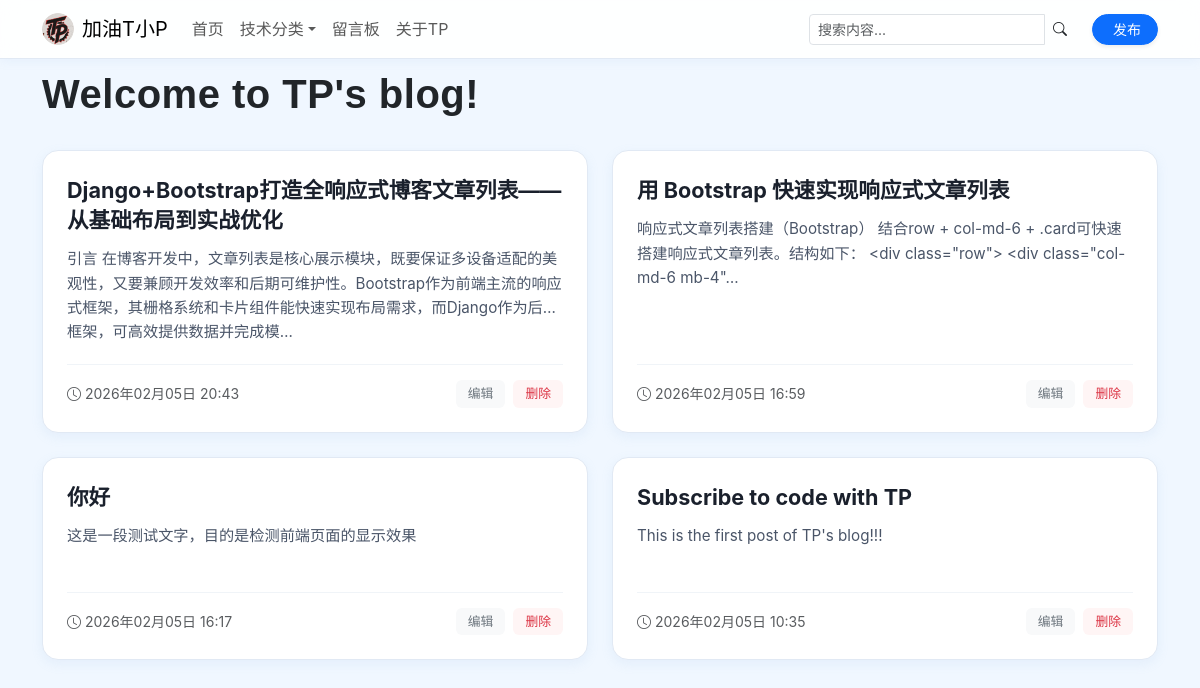
The page / on the database its author committed.
### blog/models.py (models this page shows, shortened)
class Post(models.Model):
    title = models.CharField(max_length=200, verbose_name="文章标题")
    content = models.TextField(verbose_name="正文")
    created_at = models.DateTimeField(
        auto_now_add=True, verbose_name="创建时间（全球标准时间）"
    )
    category = models.ForeignKey(
        Category,
        on_delete=models.SET_NULL,
        null=True,
        blank=True,
        verbose_name="文章分类",
    )
    @property
    def beijing_created_at(self):
        return timezone.localtime(self.created_at)

### blog/views.py (the view)
# urls.py: path("", views.home, name="home"),
def home(request):
    query = request.GET.get("q", "").strip()
    cat_id = request.GET.get("category")
    posts = Post.objects.all()
    if query:
        posts = posts.filter(Q(title__icontains=query) | Q(content__icontains=query))
    if cat_id:
        posts = posts.filter(category_id=cat_id)
    posts = posts.distinct().order_by("-created_at")
    categories = Category.objects.all() # 确保这一行存在
    return render(request, "blog/home.html", {
        "posts": posts,
        "query": query,
        "categories": categories
    })

### blog/templatetags/markdown_extras.py (called while the page is built)
@register.filter(name="markdown")  # 改为 "markdown"，这样 HTML 里才能用 |markdown
def markdown_to_html(markdown_text):
    if not markdown_text:
        return ""
    html_content = markdown.markdown(
        markdown_text, extensions=["extra", "codehilite", "fenced_code"]
    )
    return mark_safe(html_content)

### blog/templates/blog/home.html (shortened to what this page needs)
{% extends 'blog/base.html' %}
{% load markdown_extras %} {% block content %}
  <div class="row mb-4">
    <div class="col">
      <h1 class="display-6" style="font-family: 'Noto Sans SC', sans-serif; font-weight: 600; letter-spacing: 0.5px;">Welcome to TP's blog!</h1>
    </div>
  </div>
  <div class="row">
   {% for post in posts %}
  <div class="col-md-6 mb-4">
    <div class="content-section post-card h-100 d-flex flex-column">
      <div class="post-header">
        <a href="{% url 'post-detail' post.pk %}" class="post-title">
          {{ post.title }}
        </a>
      </div>
      <div class="post-excerpt flex-grow-1">
          {{ post.content|markdown|striptags|truncatechars:120 }}
      </div>
      <div class="post-footer d-flex justify-content-between align-items-center">
        <small class="text-muted">
          <i class="bi bi-clock me-1"></i>{{ post.beijing_created_at|date:'Y年m月d日 H:i' }}
        </small>
        <div class="btn-group gap-2">
          <a href="{% url 'post-update' post.pk %}?next={{ request.get_full_path }}" class="btn-action edit">编辑</a>
          <a href="{% url 'post-delete' post.pk %}?next={{ request.get_full_path }}" class="btn-action delete">删除</a>
        </div>
      </div>
    </div>
  </div>
{% empty %}
  <div class="col-12 text-center py-5">
    <div class="content-section">
      <p class="text-muted mb-0">暂时没有找到文章。 <a href="{% url 'home' %}" class="text-primary text-decoration-none">返回首页</a></p>
    </div>
  </div>
{% endfor %}
  </div>
{% endblock %}

### blog/templates/blog/base.html (shortened to what this page needs)
{% load static %}
<!DOCTYPE html>
<html lang="zh-CN">
  <head>
    <link rel="stylesheet" href="https://cdnjs.cloudflare.com/ajax/libs/highlight.js/11.9.0/styles/atom-one-dark.min.css" />
    <link href="https://cdn.jsdelivr.net/npm/bootstrap@5.3.3/dist/css/bootstrap.min.css" rel="stylesheet" />
    <link rel="stylesheet" href="https://cdn.jsdelivr.net/npm/bootstrap-icons@1.11.0/font/bootstrap-icons.css" />
  </head>
  <body>
    <nav class="navbar navbar-expand-lg fixed-top navbar-light">
      <div class="container">
        <a class="navbar-brand d-flex align-items-center" href="{% url 'home' %}">
          <img src="{% static 'blog/images/logo2.png' %}" alt="Logo" style="height: 32px; width: auto;border-radius: 50%; max-width: 150px; object-fit: contain;" class="me-2" />
          <span>加油T小P</span>
        </a>
        <div class="collapse navbar-collapse" id="navbarNav">
          <ul class="navbar-nav me-auto">
            <li class="nav-item">
              <a class="nav-link" href="{% url 'home' %}">首页</a>
            </li>
            <li class="nav-item dropdown">
              <a class="nav-link dropdown-toggle" href="#" id="catDrop" role="button" data-bs-toggle="dropdown">技术分类</a>
            </li>
            <li class="nav-item">
              <a class="nav-link" href="{% url 'guestbook' %}">留言板</a>
            </li>
            <li class="nav-item">
              <a class="nav-link" href="{% url 'about' %}">关于TP</a>
            </li>
          </ul>
          <div class="d-flex flex-column flex-lg-row align-items-lg-center gap-3">
            <form class="d-flex" action="{% url 'home' %}" method="get">
              <div class="input-group">
                <input type="text" name="q" class="form-control form-control-sm search-input" placeholder="搜索内容..." aria-label="Search" />
                <button class="btn btn-sm search-btn" type="submit"><i class="bi bi-search"></i></button>
              </div>
            </form>
            <a href="{% url 'post-create' %}?next={{ request.get_full_path }}" class="btn btn-primary btn-sm rounded-pill px-3 shadow-sm"> 发布</a>
          </div>
        </div>
      </div>
    </nav>
    <main class="container">
      {% block content %}
      {% endblock %}
    </main>
  </body>
</html>

### blog/templates/blog/base.html (style rules this page uses)
:root { --primary-blue: #2d6bc8; --hover-blue: #1f5099; --bg-light-blue: #f0f7ff; --border-color: #e1e9f4; }
body { background-color: var(--bg-light-blue); min-height: 100vh; font-family: -apple-system, BlinkMacSystemFont, 'Segoe UI', Roboto, sans-serif; margin: 0; padding-top: 70px; }
.post-card { background-color: #ffffff !important; border: 1px solid var(--border-color); transition: transform 0.2s ease, box-shadow 0.2s ease; border-radius: 16px; padding: 24px; margin-bottom: 24px; box-shadow: 0 4px 12px rgba(143, 178, 224, 0.12); overflow: hidden; }
.post-title { font-size: 1.35rem; font-weight: 700; color: #1a202c; text-decoration: none; line-height: 1.4; display: block; margin-bottom: 12px; transition: color 0.2s; }
.post-excerpt { font-size: 0.95rem; color: #4a5568; line-height: 1.6; margin-bottom: 20px; display: -webkit-box; -webkit-line-clamp: 3; -webkit-box-orient: vertical; overflow: hidden; }
.post-footer { border-top: 1px solid #f0f4f8; padding-top: 15px; margin-top: auto; }
.btn-action { font-size: 0.8rem; padding: 4px 12px; border-radius: 6px; text-decoration: none; transition: all 0.2s; }
.btn-action.edit { color: #6c757d; background: #f8f9fa; }
.btn-action.delete { color: #dc3545; background: #fff5f5; }
.navbar { background-color: rgba(255, 255, 255, 0.9) !important; backdrop-filter: blur(10px); border-bottom: 1px solid var(--border-color); box-shadow: 0 2px 10px rgba(143, 178, 224, 0.1); transition: all 0.3s ease; }

### rows shown on the page
Post: title "Django+Bootstrap打造全响应式博客文章列表——从基础布局到实战优化", content "引言 在博客开发中，文章列表是核心展示模块，既要保证多设备适配的美观性，又要兼顾开发效率和后期可维护性。Bootstrap作为前端主流的响应式框架，其栅格系统和卡片组件能快速实现布局需求，而Django作为后端框架，可高效提供数据并完成模…", beijing_created_at "2026年02月05日 20:43"
Post: title "用 Bootstrap 快速实现响应式文章列表", content "响应式文章列表搭建（Bootstrap） 结合row + col-md-6 + .card可快速搭建响应式文章列表。结构如下： <div class=\"row\"> <div class=\"col-md-6 mb-4\"…", beijing_created_at "2026年02月05日 16:59"
Post: title "你好", content "这是一段测试文字，目的是检测前端页面的显示效果", beijing_created_at "2026年02月05日 16:17"
Post: title "Subscribe to code with TP", content "This is the first post of TP's blog!!!", beijing_created_at "2026年02月05日 10:35"
